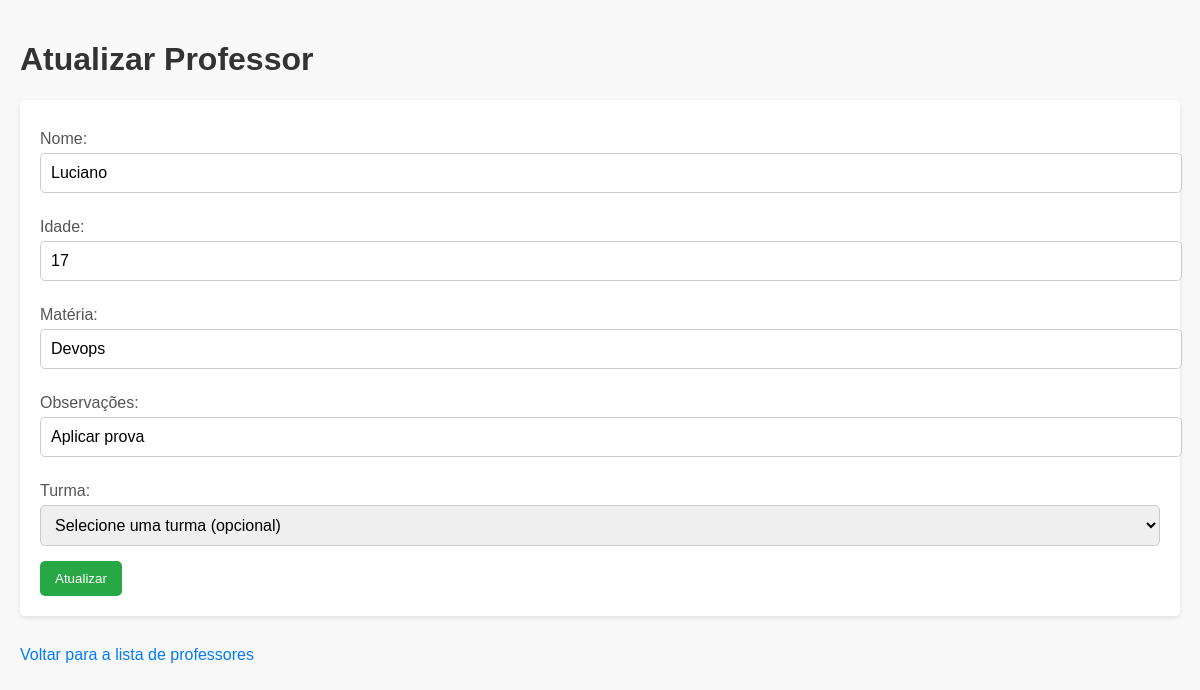
The app's page /professores/1/editar with its own data.
### professor/professor_model.py (models this page shows, shortened)
class Professor(db.Model):
    id = db.Column(db.Integer, primary_key=True)
    nome = db.Column(db.String(150))
    idade = db.Column(db.Integer)
    materia = db.Column(db.String(40))
    observacoes = db.Column(db.String(250))
    turmas = db.relationship('Turma', backref='professor', lazy="select")
    def to_dict(self):
        return{'id': self.id, 'nome': self.nome, 'idade': self.idade, 'materia': self.materia,
                'observacoes': self.observacoes,
                'turmas': [turma.descricao for turma in self.turmas]}

### professor/professor_routes.py (the view)
@professores_blueprint.route('/professores/<int:id_professor>/editar', methods=['GET'])
def editar_professor_page(id_professor):
    try:
        professor = professor_por_id(id_professor)
        return render_template('professores/professor_update.html', professor=professor)
    except ProfessorNaoEncontrado:
        return jsonify({'message': 'Professor não encontrado'}), 404

### professor/professor_model.py (called while the page is built)
def professor_por_id(id_professor):
    professor = Professor.query.get(id_professor)
    if not professor:
        raise ProfessorNaoEncontrado
    return professor.to_dict()

### templates/professores/professor_update.html (shortened to what this page needs)
<!DOCTYPE html>
<html lang="pt-BR">
<head>
</head>
<body>
    <h1>Atualizar Professor</h1>
    <form action="{{ url_for('professores.update_professor', id_professor=professor.id) }}" method="POST">
        <label for="nome">Nome:</label>
        <input type="text" id="nome" name="descricao" value="{{ professor.nome }}" required>
        <label for="idade">Idade:</label>
        <input type="number" id="idade" name="idade" value="{{ professor.idade }}" required>
        <label for="materia">Matéria:</label>
        <input type="text" id="materia" name="materia" value="{{ professor.materia }}" required>
        <label for="observacoes">Observações:</label>
        <input type="text" id="observacoes" name="observacoes" value="{{ professor.observacoes }}" required>
        <label for="turma_id">Turma:</label>
        <select id="turma_id" name="turma_id">
            <option value="" disabled selected>Selecione uma turma (opcional)</option>
        </select>
        <button type="submit">Atualizar</button>
    </form>
    <a href="{{ url_for('professores.get_professores') }}">Voltar para a lista de professores</a>
</body>
</html>

### templates/professores/professor_update.html (style rules this page uses)
body { font-family: Arial, sans-serif; background-color: #f9f9f9; margin: 0; padding: 20px; }
h1 { color: #333; }
form { background-color: #fff; padding: 20px; border-radius: 5px; box-shadow: 0 2px 5px rgba(0, 0, 0, 0.1); margin-bottom: 20px; }
label { display: block; margin: 10px 0 5px; color: #555; }
input[type="text"], input[type="number"], select { width: 100%; padding: 10px; margin-bottom: 15px; border: 1px solid #ccc; border-radius: 5px; font-size: 16px; }
button { padding: 10px 15px; background-color: #28a745; color: white; border: none; border-radius: 5px; cursor: pointer; }
a { display: inline-block; margin-top: 10px; text-decoration: none; color: #007bff; }

### records on screen
Professor: descricao "Luciano", materia "Devops", observacoes "Aplicar prova"
